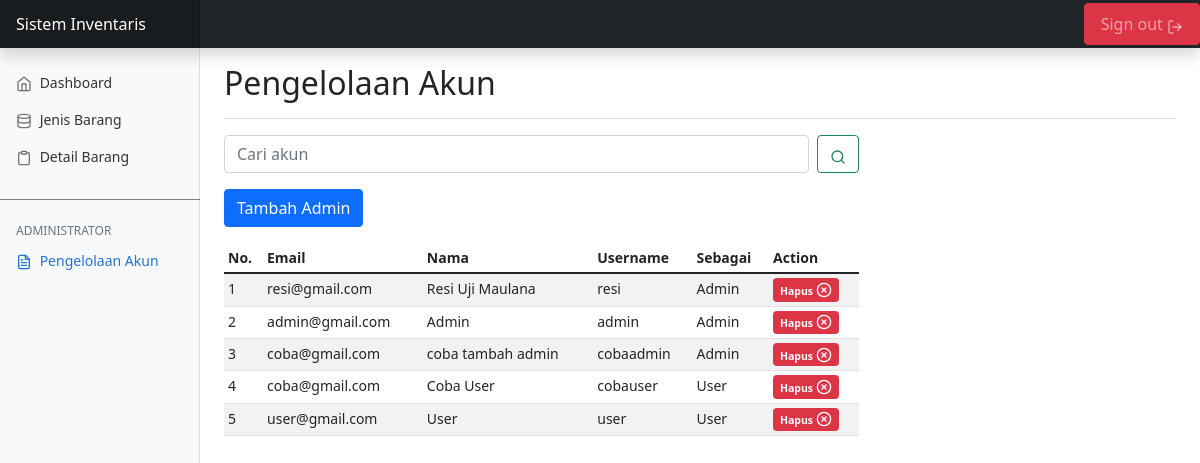
/akun.php (signed in), run on the app's committed database.
### tables this page shows
CREATE TABLE `users` (
  `id` int(11) NOT NULL,
  `email` varchar(20) NOT NULL,
  `username` varchar(20) NOT NULL,
  `password` varchar(100) NOT NULL,
  `nama` varchar(20) NOT NULL,
  `is_admin` tinyint(1) NOT NULL
);

### functions.php (called while the page is built, shortened)
<?php
  $conn = mysqli_connect("localhost", "root", "", "inventaris");
  function query($query)
  {
    global $conn;
    $result = mysqli_query($conn, $query);
    $rows = [];
    while ($row = mysqli_fetch_assoc($result)) {
      $rows[] = $row;
    }
    return $rows;
  }
?>

### akun.php (the view, shortened to what this page needs)
<?php
    require 'functions.php';
    $users = query("SELECT * FROM users ORDER BY is_admin DESC");
    $kata = "";
?>
<!doctype html>
<html lang="en">
    <head>
        <link href="css/bootstrap.min.css" rel="stylesheet">
        <link href="css/dashboard.css" rel="stylesheet">
    </head>
    <body>
        <header class="navbar navbar-dark sticky-top bg-dark flex-md-nowrap p-0 shadow">
            <a class="navbar-brand col-md-3 col-lg-2 me-0 px-3" href="index.php">Sistem Inventaris</a>
            <div class="navbar-nav">
                <div class="nav-item text-nowrap">
                <a class="nav-link btn btn-danger px-3" href="logout.php">Sign out  <span data-feather="log-out"></span></a>
                </div>
            </div>
        </header>
        <div class="container-fluid">
            <div class="row">
                <nav id="sidebarMenu" class="col-md-3 col-lg-2 d-md-block bg-light sidebar collapse">
                    <div class="position-sticky pt-3">
                        <ul class="nav flex-column">
                        <li class="nav-item">
                            <a class="nav-link" aria-current="page" href="index.php">
                            <span data-feather="home"></span>
                            Dashboard
                            </a>
                        </li>
                        <li class="nav-item">
                            <a class="nav-link" href="jenisbarang.php">
                            <span data-feather="database"></span>
                            Jenis Barang
                            </a>
                        </li>
                        <li class="nav-item">
                            <a class="nav-link" href="detail.php">
                            <span data-feather="clipboard"></span>
                            Detail Barang
                            </a>
                        </li>
                        </ul>
                        <div class="mt-4" style="border-top: 1px solid grey;">
                            <h6 class="sidebar-heading d-flex justify-content-between align-items-center px-3 mt-4 mb-1 text-muted">
                                <span>Administrator</span>
                            </h6>
                            <ul class="nav flex-column mb-2">
                                <li class="nav-item">
                                    <a class="nav-link active" href="akun.php">
                                        <span data-feather="file-text"></span>
                                        Pengelolaan Akun
                                    </a>
                                </li>
                            </ul>
                        </div>
                    </div>
                </nav>
                <main class="col-md-9 ms-sm-auto col-lg-10 px-md-4">
                    <div class="d-flex justify-content-between flex-wrap flex-md-nowrap align-items-center pt-3 pb-2 mb-3 border-bottom">
                        <h1 class="h2">Pengelolaan Akun</h1>
                    </div>
                    <div class="table-responsive col-lg-8">
                    <form class="d-flex mb-3" method="GET">
                            <input class="form-control me-2" type="search" name="keyword" placeholder="Cari akun" value="<?=$kata ?>">
                            <button class="btn btn-outline-success" type="submit" name="cariAkun">
                                <span data-feather="search"></span>
                            </button>
                        </form>
                        <a href="tambahadmin.php" class="btn btn-primary mb-3">Tambah Admin</a>
                        <table class="table table-striped table-sm">
                            <thead>
                                <tr>
                                <th scope="col">No.</th>
                                <th scope="col">Email</th>
                                <th scope="col">Nama</th>
                                <th scope="col">Username</th>
                                <th scope="col">Sebagai</th>
                                <th scope="col">Action</th>
                            </tr>
                            </thead>
                            <tbody>
                                <?php $i = 1; ?>
                                <?php foreach($users as $row) :
                                    if ($row["is_admin"] == 1) {
                                        $row["is_admin"] = "Admin";
                                    } else {
                                        $row["is_admin"] = "User";
                                    }?>
                                <tr>
                                    <td><?= $i; ?></td>
                                    <td><?= $row["email"] ?></td>
                                    <td><?= $row["nama"] ?></td>
                                    <td><?= $row["username"] ?></td>
                                    <td><?= $row["is_admin"] ?></td>
                                    <td>
                                        <a href="hapusakun.php?id=<?= $row["id"]?>" onclick="return confirm('Apa anda yakin?')" class="badge bg-danger text-decoration-none">Hapus <span data-feather="x-circle"></span></a>
                                    </td>
                                </tr>
                                <?php $i++; ?>
                                <?php endforeach; ?>
                            </tbody>
                        </table>
                    </div>
                </main>
            </div>
        </div>
    </body>
</html>

### css/dashboard.css (style rules this page uses)
body { font-size: .875rem; }
.feather { width: 16px; height: 16px; vertical-align: text-bottom; }
.sidebar { position: fixed; top: 0; bottom: 0; left: 0; z-index: 100; padding: 48px 0 0; box-shadow: inset -1px 0 0 rgba(0, 0, 0, .1); }
.sidebar .nav-link { font-weight: 500; color: #333; }
.sidebar .nav-link .feather { margin-right: 4px; color: #727272; }
.sidebar .nav-link.active { color: #2470dc; }
.sidebar .nav-link:hover .feather, .sidebar .nav-link.active .feather { color: inherit; }
.sidebar-heading { font-size: .75rem; text-transform: uppercase; }
.navbar-brand { padding-top: .75rem; padding-bottom: .75rem; font-size: 1rem; background-color: rgba(0, 0, 0, .25); box-shadow: inset -1px 0 0 rgba(0, 0, 0, .25); }

### data on the page
users: email "resi@gmail.com", nama "Resi Uji Maulana", username "resi", is_admin "Admin"
users: email "admin@gmail.com", nama "Admin", username "admin"
users: email "coba@gmail.com", nama "coba tambah admin", username "cobaadmin", is_admin "Admin"
users: email "coba@gmail.com", nama "Coba User", username "cobauser", is_admin "User"
users: email "user@gmail.com", nama "User", username "user"
